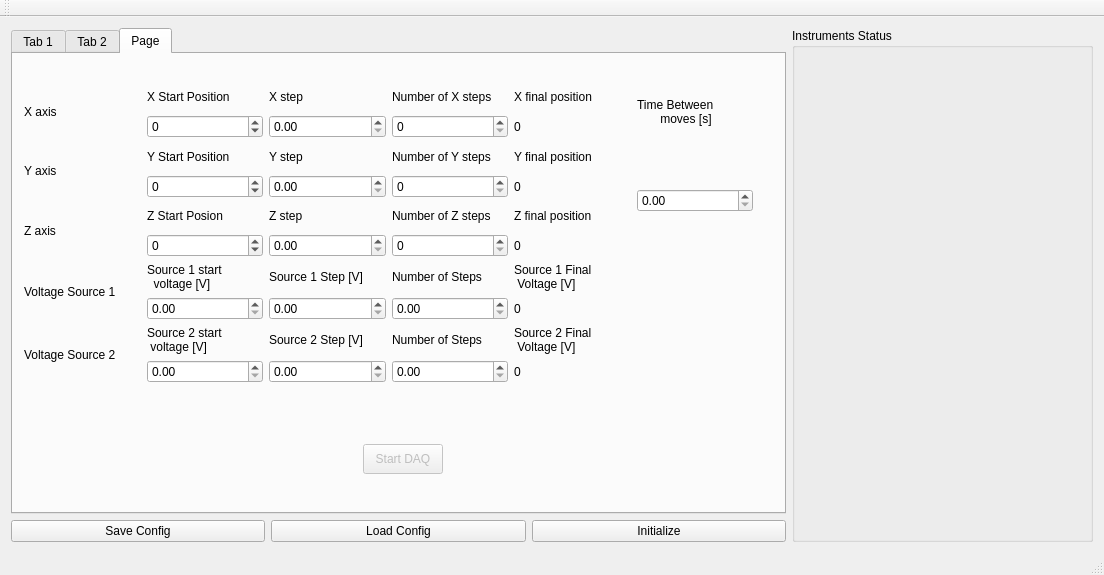
<?xml version="1.0" encoding="UTF-8"?>
<ui version="4.0">
 <class>MainWindow</class>
 <widget class="QMainWindow" name="MainWindow">
  <property name="geometry">
   <rect>
    <x>0</x>
    <y>0</y>
    <width>1104</width>
    <height>575</height>
   </rect>
  </property>
  <property name="windowTitle">
   <string>MainWindow</string>
  </property>
  <widget class="QWidget" name="centralWidget">
   <layout class="QVBoxLayout" name="verticalLayout_3">
    <item>
     <layout class="QHBoxLayout" name="horizontalLayout">
      <item>
       <layout class="QVBoxLayout" name="verticalLayout">
        <item>
         <widget class="QTabWidget" name="tabWidget">
          <property name="currentIndex">
           <number>2</number>
          </property>
          <widget class="QWidget" name="tab_state">
           <attribute name="title">
            <string>Tab 1</string>
           </attribute>
           <layout class="QGridLayout" name="gridLayout_4">
            <item row="0" column="1">
             <layout class="QGridLayout" name="gridLayout">
              <item row="0" column="0">
               <widget class="QLabel" name="label">
                <property name="text">
                 <string>X coordinate</string>
                </property>
               </widget>
              </item>
              <item row="2" column="0">
               <widget class="QLabel" name="label_3">
                <property name="text">
                 <string>Z coordinate</string>
                </property>
               </widget>
              </item>
              <item row="0" column="2">
               <widget class="QLabel" name="label_10">
                <property name="text">
                 <string>X Step</string>
                </property>
               </widget>
              </item>
              <item row="2" column="1">
               <widget class="QDoubleSpinBox" name="ZAxisPosition">
                <property name="decimals">
                 <number>1</number>
                </property>
                <property name="minimum">
                 <double>-100000.000000000000000</double>
                </property>
                <property name="maximum">
                 <double>100000.000000000000000</double>
                </property>
               </widget>
              </item>
              <item row="1" column="0">
               <widget class="QLabel" name="label_2">
                <property name="text">
                 <string>Y coordinate</string>
                </property>
               </widget>
              </item>
              <item row="1" column="1">
               <widget class="QDoubleSpinBox" name="YAxisPosition">
                <property name="decimals">
                 <number>1</number>
                </property>
                <property name="minimum">
                 <double>-100000.000000000000000</double>
                </property>
                <property name="value">
                 <double>0.000000000000000</double>
                </property>
               </widget>
              </item>
              <item row="0" column="1">
               <widget class="QDoubleSpinBox" name="XAxisPosition">
                <property name="decimals">
                 <number>1</number>
                </property>
                <property name="minimum">
                 <double>-100000.000000000000000</double>
                </property>
                <property name="maximum">
                 <double>1000000.000000000000000</double>
                </property>
               </widget>
              </item>
              <item row="0" column="4">
               <widget class="QDoubleSpinBox" name="XStep">
                <property name="decimals">
                 <number>0</number>
                </property>
                <property name="minimum">
                 <double>-10000.000000000000000</double>
                </property>
                <property name="maximum">
                 <double>1000.000000000000000</double>
                </property>
               </widget>
              </item>
              <item row="1" column="4">
               <widget class="QDoubleSpinBox" name="YStep">
                <property name="decimals">
                 <number>0</number>
                </property>
                <property name="minimum">
                 <double>-10000.000000000000000</double>
                </property>
                <property name="maximum">
                 <double>1000.000000000000000</double>
                </property>
               </widget>
              </item>
              <item row="2" column="4">
               <widget class="QDoubleSpinBox" name="ZStep">
                <property name="decimals">
                 <number>0</number>
                </property>
                <property name="minimum">
                 <double>-10000.000000000000000</double>
                </property>
                <property name="maximum">
                 <double>1000.000000000000000</double>
                </property>
               </widget>
              </item>
              <item row="1" column="2">
               <widget class="QLabel" name="label_12">
                <property name="text">
                 <string>Y Step</string>
                </property>
               </widget>
              </item>
              <item row="2" column="2">
               <widget class="QLabel" name="label_11">
                <property name="text">
                 <string>Z Step</string>
                </property>
               </widget>
              </item>
              <item row="1" column="5">
               <widget class="QPushButton" name="MoveYPlus">
                <property name="enabled">
                 <bool>false</bool>
                </property>
                <property name="text">
                 <string>&gt;</string>
                </property>
               </widget>
              </item>
              <item row="2" column="5">
               <widget class="QPushButton" name="MoveZPlus">
                <property name="enabled">
                 <bool>false</bool>
                </property>
                <property name="text">
                 <string>&gt;</string>
                </property>
               </widget>
              </item>
              <item row="0" column="3">
               <widget class="QPushButton" name="MoveXMinus">
                <property name="enabled">
                 <bool>false</bool>
                </property>
                <property name="text">
                 <string>&lt;</string>
                </property>
               </widget>
              </item>
              <item row="1" column="3">
               <widget class="QPushButton" name="MoveYMinus">
                <property name="enabled">
                 <bool>false</bool>
                </property>
                <property name="text">
                 <string>&lt;</string>
                </property>
               </widget>
              </item>
              <item row="2" column="3">
               <widget class="QPushButton" name="MoveZMinus">
                <property name="enabled">
                 <bool>false</bool>
                </property>
                <property name="text">
                 <string>&lt;</string>
                </property>
               </widget>
              </item>
              <item row="0" column="5">
               <widget class="QPushButton" name="MoveXPlus">
                <property name="enabled">
                 <bool>false</bool>
                </property>
                <property name="text">
                 <string>&gt;</string>
                </property>
               </widget>
              </item>
              <item row="3" column="6" rowspan="2" colspan="3">
               <widget class="QPushButton" name="SetTranslationStageSpeed">
                <property name="enabled">
                 <bool>false</bool>
                </property>
                <property name="text">
                 <string>Set Translation Stage Speed</string>
                </property>
               </widget>
              </item>
              <item row="0" column="6">
               <widget class="QLabel" name="label_4">
                <property name="text">
                 <string>X speed</string>
                </property>
               </widget>
              </item>
              <item row="0" column="8">
               <widget class="QLabel" name="label_7">
                <property name="text">
                 <string>0</string>
                </property>
               </widget>
              </item>
              <item row="2" column="7">
               <widget class="QSlider" name="ZSpeed">
                <property name="orientation">
                 <enum>Qt::Horizontal</enum>
                </property>
               </widget>
              </item>
              <item row="0" column="7">
               <widget class="QSlider" name="XSpeed">
                <property name="orientation">
                 <enum>Qt::Horizontal</enum>
                </property>
               </widget>
              </item>
              <item row="1" column="6">
               <widget class="QLabel" name="label_5">
                <property name="text">
                 <string>Y speed</string>
                </property>
               </widget>
              </item>
              <item row="1" column="7">
               <widget class="QSlider" name="YSpeed">
                <property name="orientation">
                 <enum>Qt::Horizontal</enum>
                </property>
               </widget>
              </item>
              <item row="1" column="8">
               <widget class="QLabel" name="label_8">
                <property name="text">
                 <string>0</string>
                </property>
               </widget>
              </item>
              <item row="2" column="8">
               <widget class="QLabel" name="label_9">
                <property name="text">
                 <string>0</string>
                </property>
               </widget>
              </item>
              <item row="3" column="0" rowspan="2" colspan="6">
               <widget class="QPushButton" name="SetCoordinate">
                <property name="enabled">
                 <bool>false</bool>
                </property>
                <property name="text">
                 <string>Set Coordinate</string>
                </property>
               </widget>
              </item>
              <item row="2" column="6">
               <widget class="QLabel" name="label_6">
                <property name="text">
                 <string>Z speed</string>
                </property>
               </widget>
              </item>
             </layout>
            </item>
            <item row="1" column="1">
             <layout class="QGridLayout" name="gridLayout_7">
              <item row="2" column="1">
               <widget class="QDoubleSpinBox" name="BiasStepV1"/>
              </item>
              <item row="0" column="2" colspan="2">
               <widget class="QLabel" name="label_56">
                <property name="text">
                 <string>Voltage Source 2</string>
                </property>
               </widget>
              </item>
              <item row="1" column="3">
               <widget class="QDoubleSpinBox" name="BiasV2"/>
              </item>
              <item row="2" column="0">
               <widget class="QLabel" name="label_60">
                <property name="text">
                 <string>Increse Step [V]</string>
                </property>
               </widget>
              </item>
              <item row="1" column="0">
               <widget class="QLabel" name="label_58">
                <property name="text">
                 <string>Bias [V]</string>
                </property>
               </widget>
              </item>
              <item row="2" column="2">
               <widget class="QLabel" name="label_61">
                <property name="text">
                 <string>Increse Step [V]</string>
                </property>
               </widget>
              </item>
              <item row="1" column="2">
               <widget class="QLabel" name="label_59">
                <property name="text">
                 <string>Bias [V]</string>
                </property>
               </widget>
              </item>
              <item row="1" column="1">
               <widget class="QDoubleSpinBox" name="BiasV1"/>
              </item>
              <item row="0" column="0" colspan="2">
               <widget class="QLabel" name="label_55">
                <property name="text">
                 <string>Voltage Source 1</string>
                </property>
               </widget>
              </item>
              <item row="2" column="3">
               <widget class="QDoubleSpinBox" name="BiasStepV2"/>
              </item>
              <item row="3" column="0">
               <widget class="QLabel" name="label_62">
                <property name="text">
                 <string>Delay [s]</string>
                </property>
               </widget>
              </item>
              <item row="3" column="2">
               <widget class="QLabel" name="label_63">
                <property name="text">
                 <string>Delay [s]</string>
                </property>
               </widget>
              </item>
              <item row="3" column="1">
               <widget class="QDoubleSpinBox" name="BiasDelayV1"/>
              </item>
              <item row="3" column="3">
               <widget class="QDoubleSpinBox" name="BiasDelayV2"/>
              </item>
             </layout>
            </item>
           </layout>
          </widget>
          <widget class="QWidget" name="tab_config">
           <attribute name="title">
            <string>Tab 2</string>
           </attribute>
           <layout class="QGridLayout" name="gridLayout_5">
            <item row="0" column="0">
             <layout class="QGridLayout" name="gridLayout_2">
              <item row="0" column="5">
               <widget class="QLabel" name="label_15">
                <property name="text">
                 <string>Voltage Source 1</string>
                </property>
               </widget>
              </item>
              <item row="10" column="1">
               <spacer name="horizontalSpacer_5">
                <property name="orientation">
                 <enum>Qt::Horizontal</enum>
                </property>
                <property name="sizeHint" stdset="0">
                 <size>
                  <width>40</width>
                  <height>20</height>
                 </size>
                </property>
               </spacer>
              </item>
              <item row="0" column="1">
               <widget class="QLabel" name="label_14">
                <property name="text">
                 <string>Osciloscope</string>
                </property>
               </widget>
              </item>
              <item row="10" column="6">
               <spacer name="horizontalSpacer_4">
                <property name="orientation">
                 <enum>Qt::Horizontal</enum>
                </property>
                <property name="sizeHint" stdset="0">
                 <size>
                  <width>40</width>
                  <height>20</height>
                 </size>
                </property>
               </spacer>
              </item>
              <item row="7" column="1">
               <widget class="QCheckBox" name="Channel3">
                <property name="text">
                 <string>Channel 3</string>
                </property>
               </widget>
              </item>
              <item row="10" column="2">
               <spacer name="horizontalSpacer">
                <property name="orientation">
                 <enum>Qt::Horizontal</enum>
                </property>
                <property name="sizeHint" stdset="0">
                 <size>
                  <width>40</width>
                  <height>20</height>
                 </size>
                </property>
               </spacer>
              </item>
              <item row="6" column="1">
               <widget class="QCheckBox" name="Channel2">
                <property name="text">
                 <string>Channel 2</string>
                </property>
               </widget>
              </item>
              <item row="0" column="2">
               <widget class="QLabel" name="label_17">
                <property name="text">
                 <string>Translation Stage</string>
                </property>
               </widget>
              </item>
              <item row="9" column="1">
               <widget class="QCheckBox" name="Channel4">
                <property name="text">
                 <string>Channel 4</string>
                </property>
               </widget>
              </item>
              <item row="3" column="2">
               <widget class="QLabel" name="label_21">
                <property name="text">
                 <string>Connection Protocol</string>
                </property>
               </widget>
              </item>
              <item row="2" column="1">
               <widget class="QLineEdit" name="lineEdit"/>
              </item>
              <item row="3" column="1">
               <widget class="QLabel" name="label_20">
                <property name="text">
                 <string>Connection Protocol</string>
                </property>
               </widget>
              </item>
              <item row="1" column="1">
               <widget class="QLabel" name="label_18">
                <property name="text">
                 <string>Adress</string>
                </property>
               </widget>
              </item>
              <item row="0" column="6">
               <widget class="QLabel" name="label_16">
                <property name="text">
                 <string>Voltage Sorce 2</string>
                </property>
               </widget>
              </item>
              <item row="1" column="5">
               <widget class="QLabel" name="label_24">
                <property name="text">
                 <string>TextLabel</string>
                </property>
               </widget>
              </item>
              <item row="1" column="2">
               <widget class="QLabel" name="label_19">
                <property name="text">
                 <string>Adress</string>
                </property>
               </widget>
              </item>
              <item row="10" column="5">
               <spacer name="horizontalSpacer_3">
                <property name="orientation">
                 <enum>Qt::Horizontal</enum>
                </property>
                <property name="sizeHint" stdset="0">
                 <size>
                  <width>40</width>
                  <height>20</height>
                 </size>
                </property>
               </spacer>
              </item>
              <item row="5" column="1">
               <widget class="QCheckBox" name="ChannelOne">
                <property name="text">
                 <string>Channel 1</string>
                </property>
               </widget>
              </item>
              <item row="3" column="6">
               <widget class="QLabel" name="label_27">
                <property name="text">
                 <string>Connection Protocol</string>
                </property>
               </widget>
              </item>
              <item row="2" column="6">
               <widget class="QLineEdit" name="lineEdit_8"/>
              </item>
              <item row="2" column="2">
               <widget class="QLineEdit" name="lineEdit_3"/>
              </item>
              <item row="3" column="5">
               <widget class="QLabel" name="label_26">
                <property name="text">
                 <string>Connection Protocol</string>
                </property>
               </widget>
              </item>
              <item row="2" column="5">
               <widget class="QLineEdit" name="lineEdit_7"/>
              </item>
              <item row="1" column="6">
               <widget class="QLabel" name="label_25">
                <property name="text">
                 <string>TextLabel</string>
                </property>
               </widget>
              </item>
              <item row="3" column="3" colspan="2">
               <widget class="QLabel" name="label_23">
                <property name="text">
                 <string>Connection Protocol</string>
                </property>
               </widget>
              </item>
              <item row="2" column="3" colspan="2">
               <widget class="QLineEdit" name="lineEdit_5"/>
              </item>
              <item row="10" column="3" colspan="2">
               <spacer name="horizontalSpacer_2">
                <property name="orientation">
                 <enum>Qt::Horizontal</enum>
                </property>
                <property name="sizeHint" stdset="0">
                 <size>
                  <width>40</width>
                  <height>20</height>
                 </size>
                </property>
               </spacer>
              </item>
              <item row="1" column="3" colspan="2">
               <widget class="QLabel" name="label_22">
                <property name="text">
                 <string>Adress</string>
                </property>
               </widget>
              </item>
              <item row="0" column="3" colspan="2">
               <widget class="QLabel" name="label_13">
                <property name="text">
                 <string>Laser</string>
                </property>
               </widget>
              </item>
              <item row="7" column="3">
               <widget class="QPushButton" name="pushButton_4">
                <property name="text">
                 <string>On</string>
                </property>
               </widget>
              </item>
              <item row="7" column="4">
               <widget class="QPushButton" name="pushButton_5">
                <property name="text">
                 <string>Off</string>
                </property>
               </widget>
              </item>
              <item row="5" column="3" colspan="2">
               <widget class="QLabel" name="label_28">
                <property name="text">
                 <string>Frequency [Hz]</string>
                </property>
               </widget>
              </item>
              <item row="6" column="3" colspan="2">
               <widget class="QSpinBox" name="spinBox">
                <property name="maximum">
                 <number>500000</number>
                </property>
               </widget>
              </item>
              <item row="4" column="1">
               <widget class="QComboBox" name="comboBox"/>
              </item>
              <item row="4" column="2">
               <widget class="QComboBox" name="comboBox_2"/>
              </item>
              <item row="4" column="3" colspan="2">
               <widget class="QComboBox" name="comboBox_3"/>
              </item>
             </layout>
            </item>
           </layout>
          </widget>
          <widget class="QWidget" name="tab_scan">
           <attribute name="title">
            <string>Page</string>
           </attribute>
           <widget class="QPushButton" name="start_daq">
            <property name="enabled">
             <bool>false</bool>
            </property>
            <property name="geometry">
             <rect>
              <x>350</x>
              <y>390</y>
              <width>80</width>
              <height>30</height>
             </rect>
            </property>
            <property name="minimumSize">
             <size>
              <width>0</width>
              <height>30</height>
             </size>
            </property>
            <property name="maximumSize">
             <size>
              <width>80</width>
              <height>30</height>
             </size>
            </property>
            <property name="text">
             <string>Start DAQ</string>
            </property>
           </widget>
           <widget class="QWidget" name="gridLayoutWidget">
            <property name="geometry">
             <rect>
              <x>0</x>
              <y>20</y>
              <width>751</width>
              <height>320</height>
             </rect>
            </property>
            <layout class="QGridLayout" name="gridLayout_3">
             <item row="2" column="5" rowspan="4">
              <widget class="QDoubleSpinBox" name="doubleSpinBox">
               <property name="singleStep">
                <double>0.250000000000000</double>
               </property>
              </widget>
             </item>
             <item row="4" column="3">
              <widget class="QLabel" name="label_40">
               <property name="text">
                <string>Number of Z steps</string>
               </property>
              </widget>
             </item>
             <item row="2" column="1">
              <widget class="QLabel" name="label_33">
               <property name="text">
                <string>Y Start Position</string>
               </property>
              </widget>
             </item>
             <item row="1" column="1">
              <widget class="QDoubleSpinBox" name="XStart">
               <property name="decimals">
                <number>0</number>
               </property>
               <property name="minimum">
                <double>-100000.000000000000000</double>
               </property>
               <property name="maximum">
                <double>1000000.000000000000000</double>
               </property>
              </widget>
             </item>
             <item row="0" column="1">
              <widget class="QLabel" name="label_32">
               <property name="text">
                <string>X Start Position </string>
               </property>
              </widget>
             </item>
             <item row="2" column="0" rowspan="2">
              <widget class="QLabel" name="label_29">
               <property name="text">
                <string>Y axis</string>
               </property>
              </widget>
             </item>
             <item row="0" column="0" rowspan="2">
              <widget class="QLabel" name="label_30">
               <property name="text">
                <string>X axis</string>
               </property>
              </widget>
             </item>
             <item row="0" column="2">
              <widget class="QLabel" name="label_35">
               <property name="text">
                <string>X step</string>
               </property>
              </widget>
             </item>
             <item row="0" column="3">
              <widget class="QLabel" name="label_38">
               <property name="text">
                <string>Number of X steps</string>
               </property>
              </widget>
             </item>
             <item row="2" column="2">
              <widget class="QLabel" name="label_36">
               <property name="text">
                <string>Y step</string>
               </property>
              </widget>
             </item>
             <item row="3" column="1">
              <widget class="QDoubleSpinBox" name="YStart">
               <property name="decimals">
                <number>0</number>
               </property>
               <property name="minimum">
                <double>-100000.000000000000000</double>
               </property>
               <property name="value">
                <double>0.000000000000000</double>
               </property>
              </widget>
             </item>
             <item row="4" column="1">
              <widget class="QLabel" name="label_34">
               <property name="text">
                <string>Z Start Posion</string>
               </property>
              </widget>
             </item>
             <item row="4" column="0" rowspan="2">
              <widget class="QLabel" name="label_31">
               <property name="text">
                <string>Z axis</string>
               </property>
              </widget>
             </item>
             <item row="2" column="3">
              <widget class="QLabel" name="label_39">
               <property name="text">
                <string>Number of Y steps</string>
               </property>
              </widget>
             </item>
             <item row="4" column="2">
              <widget class="QLabel" name="label_37">
               <property name="text">
                <string>Z step</string>
               </property>
              </widget>
             </item>
             <item row="0" column="4">
              <widget class="QLabel" name="label_41">
               <property name="text">
                <string>X final position</string>
               </property>
              </widget>
             </item>
             <item row="2" column="4">
              <widget class="QLabel" name="label_42">
               <property name="text">
                <string>Y final position</string>
               </property>
              </widget>
             </item>
             <item row="1" column="2">
              <widget class="QDoubleSpinBox" name="XStepDAQ"/>
             </item>
             <item row="4" column="4">
              <widget class="QLabel" name="label_43">
               <property name="text">
                <string>Z final position</string>
               </property>
              </widget>
             </item>
             <item row="5" column="3">
              <widget class="QDoubleSpinBox" name="ZStepNum">
               <property name="decimals">
                <number>0</number>
               </property>
               <property name="minimum">
                <double>0.000000000000000</double>
               </property>
               <property name="maximum">
                <double>100000.000000000000000</double>
               </property>
               <property name="value">
                <double>0.000000000000000</double>
               </property>
              </widget>
             </item>
             <item row="3" column="2">
              <widget class="QDoubleSpinBox" name="YStepDAQ"/>
             </item>
             <item row="3" column="3">
              <widget class="QDoubleSpinBox" name="YStepNum">
               <property name="decimals">
                <number>0</number>
               </property>
               <property name="minimum">
                <double>0.000000000000000</double>
               </property>
               <property name="maximum">
                <double>100000.000000000000000</double>
               </property>
               <property name="value">
                <double>0.000000000000000</double>
               </property>
              </widget>
             </item>
             <item row="5" column="2">
              <widget class="QDoubleSpinBox" name="ZStepDAQ"/>
             </item>
             <item row="1" column="3">
              <widget class="QDoubleSpinBox" name="XStepNum">
               <property name="decimals">
                <number>0</number>
               </property>
               <property name="minimum">
                <double>0.000000000000000</double>
               </property>
               <property name="maximum">
                <double>100000.000000000000000</double>
               </property>
               <property name="value">
                <double>0.000000000000000</double>
               </property>
              </widget>
             </item>
             <item row="3" column="4">
              <widget class="QLabel" name="YFinal">
               <property name="text">
                <string>0</string>
               </property>
              </widget>
             </item>
             <item row="5" column="4">
              <widget class="QLabel" name="ZFinal">
               <property name="text">
                <string>0</string>
               </property>
              </widget>
             </item>
             <item row="1" column="4">
              <widget class="QLabel" name="XFinal">
               <property name="text">
                <string>0</string>
               </property>
              </widget>
             </item>
             <item row="9" column="1">
              <widget class="QDoubleSpinBox" name="Source2Start"/>
             </item>
             <item row="0" column="5" rowspan="2">
              <widget class="QLabel" name="label_44">
               <property name="text">
                <string>Time Between
       moves [s]</string>
               </property>
              </widget>
             </item>
             <item row="6" column="0" rowspan="2">
              <widget class="QLabel" name="label_45">
               <property name="text">
                <string>Voltage Source 1</string>
               </property>
              </widget>
             </item>
             <item row="7" column="1">
              <widget class="QDoubleSpinBox" name="Source1Start"/>
             </item>
             <item row="8" column="1">
              <widget class="QLabel" name="label_47">
               <property name="text">
                <string>Source 2 start 
 voltage [V]</string>
               </property>
              </widget>
             </item>
             <item row="6" column="1">
              <widget class="QLabel" name="label_46">
               <property name="text">
                <string>Source 1 start 
  voltage [V]</string>
               </property>
              </widget>
             </item>
             <item row="8" column="0" rowspan="2">
              <widget class="QLabel" name="label_48">
               <property name="text">
                <string>Voltage Source 2</string>
               </property>
              </widget>
             </item>
             <item row="5" column="1">
              <widget class="QDoubleSpinBox" name="ZStart">
               <property name="decimals">
                <number>0</number>
               </property>
               <property name="minimum">
                <double>-100000.000000000000000</double>
               </property>
               <property name="value">
                <double>0.000000000000000</double>
               </property>
              </widget>
             </item>
             <item row="6" column="2">
              <widget class="QLabel" name="label_49">
               <property name="text">
                <string>Source 1 Step [V]</string>
               </property>
              </widget>
             </item>
             <item row="8" column="2">
              <widget class="QLabel" name="label_51">
               <property name="text">
                <string>Source 2 Step [V]</string>
               </property>
              </widget>
             </item>
             <item row="7" column="2">
              <widget class="QDoubleSpinBox" name="Source1Step"/>
             </item>
             <item row="9" column="2">
              <widget class="QDoubleSpinBox" name="Source2Step"/>
             </item>
             <item row="6" column="3">
              <widget class="QLabel" name="label_50">
               <property name="text">
                <string>Number of Steps</string>
               </property>
              </widget>
             </item>
             <item row="8" column="3">
              <widget class="QLabel" name="label_52">
               <property name="text">
                <string>Number of Steps</string>
               </property>
              </widget>
             </item>
             <item row="7" column="3">
              <widget class="QDoubleSpinBox" name="Source1NumofSteps"/>
             </item>
             <item row="9" column="3">
              <widget class="QDoubleSpinBox" name="Source2NumofSteps"/>
             </item>
             <item row="6" column="4">
              <widget class="QLabel" name="label_53">
               <property name="text">
                <string>Source 1 Final
 Voltage [V]</string>
               </property>
              </widget>
             </item>
             <item row="8" column="4">
              <widget class="QLabel" name="label_54">
               <property name="text">
                <string>Source 2 Final
 Voltage [V]</string>
               </property>
              </widget>
             </item>
             <item row="9" column="4">
              <widget class="QLabel" name="Source2Final">
               <property name="text">
                <string>0</string>
               </property>
              </widget>
             </item>
             <item row="6" column="5">
              <widget class="QLabel" name="label_57">
               <property name="text">
                <string/>
               </property>
              </widget>
             </item>
             <item row="7" column="4">
              <widget class="QLabel" name="Source1Final">
               <property name="text">
                <string>0</string>
               </property>
              </widget>
             </item>
            </layout>
           </widget>
          </widget>
         </widget>
        </item>
        <item>
         <layout class="QHBoxLayout" name="horizontalLayout_9">
          <item>
           <widget class="QPushButton" name="save_config">
            <property name="enabled">
             <bool>true</bool>
            </property>
            <property name="text">
             <string>Save Config</string>
            </property>
           </widget>
          </item>
          <item>
           <widget class="QPushButton" name="load_config">
            <property name="text">
             <string>Load Config</string>
            </property>
           </widget>
          </item>
          <item>
           <widget class="QPushButton" name="initialize">
            <property name="text">
             <string>Initialize</string>
            </property>
           </widget>
          </item>
         </layout>
        </item>
       </layout>
      </item>
      <item>
       <widget class="QGroupBox" name="groupStatus">
        <property name="minimumSize">
         <size>
          <width>301</width>
          <height>0</height>
         </size>
        </property>
        <property name="maximumSize">
         <size>
          <width>301</width>
          <height>16777215</height>
         </size>
        </property>
        <property name="title">
         <string>Instruments Status</string>
        </property>
       </widget>
      </item>
     </layout>
    </item>
   </layout>
  </widget>
  <widget class="QMenuBar" name="menuBar">
   <property name="geometry">
    <rect>
     <x>0</x>
     <y>0</y>
     <width>1104</width>
     <height>22</height>
    </rect>
   </property>
  </widget>
  <widget class="QToolBar" name="mainToolBar">
   <attribute name="toolBarArea">
    <enum>TopToolBarArea</enum>
   </attribute>
   <attribute name="toolBarBreak">
    <bool>false</bool>
   </attribute>
  </widget>
  <widget class="QStatusBar" name="statusBar"/>
 </widget>
 <layoutdefault spacing="6" margin="11"/>
 <resources/>
 <connections>
  <connection>
   <sender>YSpeed</sender>
   <signal>valueChanged(int)</signal>
   <receiver>label_8</receiver>
   <slot>setNum(int)</slot>
   <hints>
    <hint type="sourcelabel">
     <x>174</x>
     <y>209</y>
    </hint>
    <hint type="destinationlabel">
     <x>228</x>
     <y>207</y>
    </hint>
   </hints>
  </connection>
  <connection>
   <sender>XSpeed</sender>
   <signal>valueChanged(int)</signal>
   <receiver>label_7</receiver>
   <slot>setNum(int)</slot>
   <hints>
    <hint type="sourcelabel">
     <x>217</x>
     <y>188</y>
    </hint>
    <hint type="destinationlabel">
     <x>232</x>
     <y>184</y>
    </hint>
   </hints>
  </connection>
  <connection>
   <sender>ZSpeed</sender>
   <signal>valueChanged(int)</signal>
   <receiver>label_9</receiver>
   <slot>setNum(int)</slot>
   <hints>
    <hint type="sourcelabel">
     <x>217</x>
     <y>226</y>
    </hint>
    <hint type="destinationlabel">
     <x>228</x>
     <y>232</y>
    </hint>
   </hints>
  </connection>
 </connections>
</ui>
